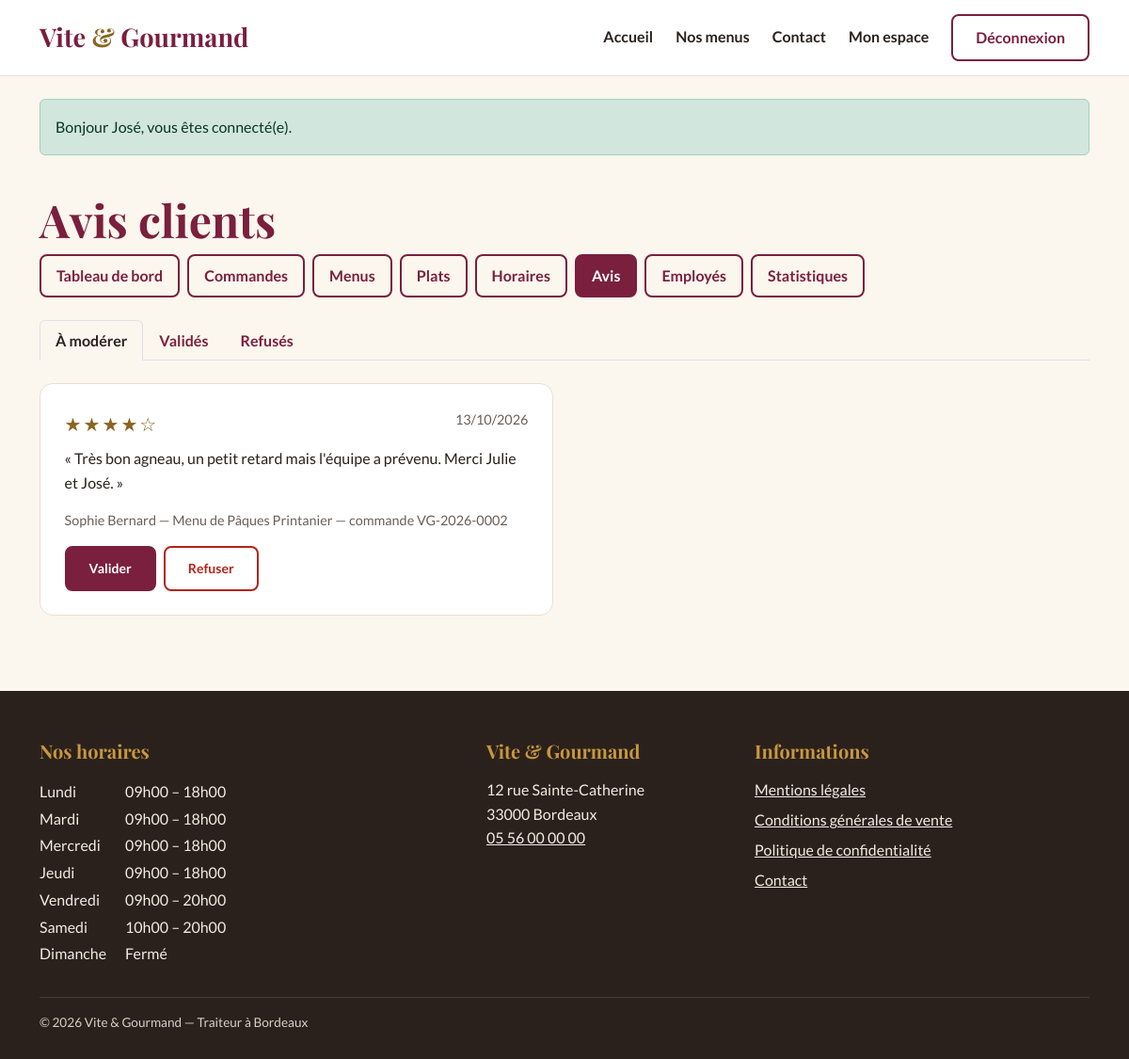
/employe/avis (signed in), run on the app's committed database.
### tables this page shows
CREATE TABLE avis (
    avis_id         INT       NOT NULL AUTO_INCREMENT,
    commande_id     INT       NOT NULL,
    utilisateur_id  INT       NOT NULL,
    note            TINYINT   NOT NULL,
    description     TEXT      NOT NULL,
    statut          ENUM('en_attente','valide','refuse') NOT NULL DEFAULT 'en_attente',
    date_creation   DATETIME  NOT NULL DEFAULT CURRENT_TIMESTAMP,
    PRIMARY KEY (avis_id),
    UNIQUE KEY uk_avis_commande (commande_id),
    CONSTRAINT fk_avis_commande    FOREIGN KEY (commande_id)    REFERENCES commande (commande_id) ON DELETE CASCADE,
    CONSTRAINT fk_avis_utilisateur FOREIGN KEY (utilisateur_id) REFERENCES utilisateur (utilisateur_id),
    CONSTRAINT ck_avis_note CHECK (note BETWEEN 1 AND 5)
);

CREATE TABLE utilisateur (
    utilisateur_id  INT           NOT NULL AUTO_INCREMENT,
    email           VARCHAR(180)  NOT NULL,
    password        VARCHAR(255)  NOT NULL,
    nom             VARCHAR(50)   NOT NULL,
    prenom          VARCHAR(50)   NOT NULL,
    telephone       VARCHAR(20)   NULL,
    ville           VARCHAR(80)   NULL,
    pays            VARCHAR(50)   NULL DEFAULT 'France',
    adresse_postale VARCHAR(255)  NULL,
    role_id         INT           NOT NULL,
    actif           BOOLEAN       NOT NULL DEFAULT TRUE,
    date_creation   DATETIME      NOT NULL DEFAULT CURRENT_TIMESTAMP,
    PRIMARY KEY (utilisateur_id),
    UNIQUE KEY uk_utilisateur_email (email),
    CONSTRAINT fk_utilisateur_role FOREIGN KEY (role_id) REFERENCES role (role_id)
);

CREATE TABLE menu (
    menu_id                  INT            NOT NULL AUTO_INCREMENT,
    titre                    VARCHAR(100)   NOT NULL,
    description              TEXT           NOT NULL,
    nombre_personne_minimum  INT            NOT NULL,
    prix_par_personne        DECIMAL(8,2)   NOT NULL,
    conditions               TEXT           NULL,
    delai_commande_jours     INT            NOT NULL DEFAULT 0,   
    quantite_restante        INT            NOT NULL DEFAULT 0,
    theme_id                 INT            NOT NULL,
    regime_id                INT            NOT NULL,
    PRIMARY KEY (menu_id),
    CONSTRAINT fk_menu_theme  FOREIGN KEY (theme_id)  REFERENCES theme (theme_id),
    CONSTRAINT fk_menu_regime FOREIGN KEY (regime_id) REFERENCES regime (regime_id),
    CONSTRAINT ck_menu_nb_personne CHECK (nombre_personne_minimum >= 1),
    CONSTRAINT ck_menu_prix        CHECK (prix_par_personne >= 0),
    CONSTRAINT ck_menu_stock       CHECK (quantite_restante >= 0),
    CONSTRAINT ck_menu_delai       CHECK (delai_commande_jours >= 0)
);

CREATE TABLE commande (
    commande_id              INT            NOT NULL AUTO_INCREMENT,
    numero_commande          VARCHAR(20)    NOT NULL,
    utilisateur_id           INT            NOT NULL,
    menu_id                  INT            NOT NULL,
    date_commande            DATETIME       NOT NULL DEFAULT CURRENT_TIMESTAMP,
    date_prestation          DATE           NOT NULL,
    heure_livraison          TIME           NOT NULL,
    adresse_prestation       VARCHAR(255)   NOT NULL,
    ville_prestation         VARCHAR(80)    NOT NULL,
    distance_km              DECIMAL(6,2)   NOT NULL DEFAULT 0,
    nombre_personne          INT            NOT NULL,
    prix_menu                DECIMAL(10,2)  NOT NULL,
    remise                   DECIMAL(10,2)  NOT NULL DEFAULT 0,
    prix_livraison           DECIMAL(10,2)  NOT NULL DEFAULT 0,
    prix_total               DECIMAL(10,2)  NOT NULL,
    statut                   ENUM('en_attente','accepte','en_preparation','en_cours_livraison',
                                  'livre','attente_retour_materiel','terminee','annulee')
                             NOT NULL DEFAULT 'en_attente',
    pret_materiel            BOOLEAN        NOT NULL DEFAULT FALSE,
    restitution_materiel     BOOLEAN        NOT NULL DEFAULT FALSE,
    motif_annulation         TEXT           NULL,
    mode_contact_annulation  ENUM('telephone','mail') NULL,
    PRIMARY KEY (commande_id),
    UNIQUE KEY uk_commande_numero (numero_commande),
    KEY idx_commande_statut (statut),
    CONSTRAINT fk_commande_utilisateur FOREIGN KEY (utilisateur_id) REFERENCES utilisateur (utilisateur_id),
    CONSTRAINT fk_commande_menu        FOREIGN KEY (menu_id)        REFERENCES menu (menu_id),
    CONSTRAINT ck_commande_nb_personne CHECK (nombre_personne >= 1)
);

CREATE TABLE horaire (
    horaire_id       INT          NOT NULL AUTO_INCREMENT,
    jour             VARCHAR(10)  NOT NULL,
    ordre            TINYINT      NOT NULL,
    heure_ouverture  TIME         NULL,
    heure_fermeture  TIME         NULL,
    PRIMARY KEY (horaire_id),
    UNIQUE KEY uk_horaire_jour (jour)
);

### src/helpers.php (called while the page is built, shortened)
<?php
function e(mixed $valeur): string
{
    return htmlspecialchars((string) $valeur, ENT_QUOTES | ENT_SUBSTITUTE, 'UTF-8');
}
function render(string $gabarit, array $donnees = [], string $layout = 'layout'): void
{
    extract($donnees, EXTR_SKIP);
    require ROOT . "/templates/pages/$gabarit.php";
    require ROOT . "/templates/$layout.php";
}
function partial(string $nom, array $donnees = []): void
{
    extract($donnees, EXTR_SKIP);
    require ROOT . "/templates/partials/$nom.php";
}

### src/Controllers/GestionController.php (called while the page is built, shortened)
<?php
final class GestionController
{
    public function avis(): void
    {
        $statut = in_array($_GET['statut'] ?? '', ['en_attente', 'valide', 'refuse'], true) ? $_GET['statut'] : 'en_attente';
        render('gestion/avis', [
            'titrePage' => 'Avis clients',
            'avis'      => Avis::lister($statut),
            'statut'    => $statut,
        ]);
    }
}

### public/index.php (called while the page is built, shortened)
<?php
$router = new Router();
$router->get('/', [PageController::class, 'accueil']);
$router->get('/menus', [MenuController::class, 'index']);
$router->get('/menu', [MenuController::class, 'detail']);
$router->get('/api/menus', [MenuController::class, 'api']);
$router->get('/contact', [ContactController::class, 'formulaire']);
$router->post('/contact', [ContactController::class, 'envoyer']);
$router->get('/mentions-legales', [PageController::class, 'mentionsLegales']);
$router->get('/cgv', [PageController::class, 'cgv']);
$router->get('/confidentialite', [PageController::class, 'confidentialite']);
$router->get('/inscription', [AuthController::class, 'inscriptionForm']);
$router->post('/inscription', [AuthController::class, 'inscrire']);
$router->get('/connexion', [AuthController::class, 'connexionForm']);
$router->post('/connexion', [AuthController::class, 'connecter']);
$router->post('/deconnexion', [AuthController::class, 'deconnecter']);
$router->get('/mot-de-passe-oublie', [AuthController::class, 'oubliForm']);
$router->post('/mot-de-passe-oublie', [AuthController::class, 'envoyerLien']);
$router->get('/reinitialiser-mot-de-passe', [AuthController::class, 'reinitialiserForm']);
$router->post('/reinitialiser-mot-de-passe', [AuthController::class, 'reinitialiser']);
$router->get('/commande', [CommandeController::class, 'formulaire']);
$router->post('/commande', [CommandeController::class, 'valider']);
$router->get('/api/devis', [CommandeController::class, 'devis']);
$router->get('/espace', [EspaceController::class, 'utilisateur']);
$router->get('/espace/commande', [EspaceController::class, 'commande']);
$router->get('/espace/commande/modifier', [EspaceController::class, 'modifierForm']);
$router->post('/espace/commande/modifier', [EspaceController::class, 'modifier']);
$router->post('/espace/commande/annuler', [EspaceController::class, 'annuler']);
$router->post('/espace/avis', [EspaceController::class, 'avis']);
$router->get('/espace/profil', [EspaceController::class, 'profilForm']);
$router->post('/espace/profil', [EspaceController::class, 'profil']);
$router->get('/employe', [GestionController::class, 'employe']);
$router->get('/employe/commandes', [GestionCommandeController::class, 'index']);
$router->get('/employe/commande', [GestionCommandeController::class, 'detail']);
$router->post('/employe/commande/statut', [GestionCommandeController::class, 'statut']);
$router->post('/employe/commande/annuler', [GestionCommandeController::class, 'annuler']);
$router->get('/employe/commande/modifier', [GestionCommandeController::class, 'modifierForm']);
$router->post('/employe/commande/modifier', [GestionCommandeController::class, 'modifier']);
$router->get('/employe/menus', [GestionMenuController::class, 'menus']);
$router->get('/employe/menu', [GestionMenuController::class, 'menuForm']);
$router->post('/employe/menu', [GestionMenuController::class, 'menuEnregistrer']);
$router->post('/employe/menu/supprimer', [GestionMenuController::class, 'menuSupprimer']);
$router->post('/employe/menu/image/supprimer', [GestionMenuController::class, 'imageSupprimer']);
$router->get('/employe/plats', [GestionMenuController::class, 'plats']);
$router->get('/employe/plat', [GestionMenuController::class, 'platForm']);
$router->post('/employe/plat', [GestionMenuController::class, 'platEnregistrer']);
$router->post('/employe/plat/supprimer', [GestionMenuController::class, 'platSupprimer']);
$router->get('/employe/horaires', [GestionController::class, 'horairesForm']);
$router->post('/employe/horaires', [GestionController::class, 'horaires']);
$router->get('/employe/avis', [GestionController::class, 'avis']);
$router->post('/employe/avis', [GestionController::class, 'modererAvis']);
$router->get('/admin', [GestionController::class, 'admin']);
$router->get('/admin/employes', [AdminController::class, 'employes']);
$router->post('/admin/employes', [AdminController::class, 'creerEmploye']);
$router->post('/admin/employes/statut', [AdminController::class, 'basculerEmploye']);
$router->get('/admin/statistiques', [AdminController::class, 'statistiques']);
try {
    $router->dispatch($_SERVER['REQUEST_METHOD'], $_SERVER['REQUEST_URI']);
} catch (Throwable $e) {
    error_log((string) $e);
    http_response_code(500);
    if (env('APP_ENV') === 'dev') {
        echo '<pre>' . e((string) $e) . '</pre>';
    } else {
        render('erreur', ['titre' => 'Erreur', 'message' => 'Une erreur inattendue est survenue. Merci de réessayer plus tard.']);
    }
}

### src/Database.php (called while the page is built, shortened)
<?php
final class Database
{
    private static ?PDO $pdo = null;
    public static function get(): PDO
    {
        if (self::$pdo === null) {
            $dsn = sprintf(
                'mysql:host=%s;port=%s;dbname=%s;charset=utf8mb4',
                env('DB_HOST', '127.0.0.1'),
                env('DB_PORT', '3306'),
                env('DB_NAME', 'vite_gourmand')
            );
            $options = [
                PDO::ATTR_ERRMODE            => PDO::ERRMODE_EXCEPTION,
                PDO::ATTR_DEFAULT_FETCH_MODE => PDO::FETCH_ASSOC,
                PDO::ATTR_EMULATE_PREPARES   => false,
            ];
            self::$pdo = new PDO($dsn, env('DB_USER', 'root'), env('DB_PASSWORD', ''), $options);
        }
        return self::$pdo;
    }
}

### src/Models/Avis.php (called while the page is built, shortened)
<?php
final class Avis
{
    public static function lister(?string $statut = null): array
    {
        $sql = 'SELECT a.avis_id, a.note, a.description, a.statut, a.date_creation,
                       u.prenom, u.nom, u.email, c.numero_commande, m.titre AS menu
                FROM avis a
                JOIN utilisateur u ON u.utilisateur_id = a.utilisateur_id
                JOIN commande c ON c.commande_id = a.commande_id
                JOIN menu m ON m.menu_id = c.menu_id';
        $params = [];
        if ($statut !== null) {
            $sql .= ' WHERE a.statut = :statut';
            $params['statut'] = $statut;
        }
        $stmt = Database::get()->prepare($sql . ' ORDER BY a.date_creation DESC');
        $stmt->execute($params);
        return $stmt->fetchAll();
    }
}

### src/Models/Horaire.php (called while the page is built, shortened)
<?php
final class Horaire
{
    public static function tous(): array
    {
        try {
            return Database::get()
                ->query('SELECT horaire_id, jour, heure_ouverture, heure_fermeture FROM horaire ORDER BY ordre')
                ->fetchAll();
        } catch (\Throwable $e) {
            error_log($e->getMessage());
            return [];
        }
    }
    public static function format(?string $heure): string
    {
        return $heure ? str_replace(':', 'h', substr($heure, 0, 5)) : '';
    }
}

### templates/pages/gestion/avis.php (the view, shortened to what this page needs)
<?php $onglets = ['en_attente' => 'À modérer', 'valide' => 'Validés', 'refuse' => 'Refusés']; ?>
<div class="container py-4 pb-5">
    <h1>Avis clients</h1>
    <ul class="nav nav-tabs mb-4">
        <?php foreach ($onglets as $cle => $libelle): ?>
            <li class="nav-item"><a class="nav-link<?= $statut === $cle ? ' active' : '' ?>" href="/employe/avis?statut=<?= e($cle) ?>"<?= $statut === $cle ? ' aria-current="page"' : '' ?>><?= e($libelle) ?></a></li>
        <?php endforeach; ?>
    </ul>
    <div class="row g-4">
        <?php foreach ($avis as $a): ?>
            <div class="col-md-6">
                <article class="carte h-100">
                    <div class="d-flex justify-content-between">
                        <div class="etoiles" role="img" aria-label="Note : <?= (int) $a['note'] ?> sur 5"><?= str_repeat('★', (int) $a['note']) . str_repeat('☆', 5 - (int) $a['note']) ?></div>
                        <small class="text-aide"><?= e(date('d/m/Y', strtotime($a['date_creation']))) ?></small>
                    </div>
                    <p>« <?= e($a['description']) ?> »</p>
                    <p class="text-aide"><?= e($a['prenom'] . ' ' . $a['nom']) ?> — <?= e($a['menu']) ?> — commande <?= e($a['numero_commande']) ?></p>
                        <form method="post" action="/employe/avis" class="d-flex gap-2">
                            <?php if ($a['statut'] !== 'valide'): ?>
                                <button type="submit" name="decision" value="valide" class="btn btn-primaire btn-sm">Valider<span class="visually-hidden"> l'avis de <?= e($a['prenom']) ?></span></button>
                            <?php endif; ?>
                            <?php if ($a['statut'] !== 'refuse'): ?>
                                <button type="submit" name="decision" value="refuse" class="btn btn-danger-vg btn-sm">Refuser<span class="visually-hidden"> l'avis de <?= e($a['prenom']) ?></span></button>
                            <?php endif; ?>
                        </form>
                </article>
            </div>
        <?php endforeach; ?>
    </div>
</div>

### templates/partials/footer.php (shortened to what this page needs)
<?php use App\Models\Horaire; $horaires = Horaire::tous(); ?>
<footer class="pied">
    <div class="container">
        <div class="row g-4">
            <div class="col-md-5">
                <h2 class="titre-pied">Nos horaires</h2>
                <table class="horaires">
                    <tbody>
                    <?php foreach ($horaires as $h): ?>
                        <tr>
                            <th scope="row"><?= e($h['jour']) ?></th>
                            <td>
                                <?= $h['heure_ouverture']
                                    ? e(Horaire::format($h['heure_ouverture'])) . ' – ' . e(Horaire::format($h['heure_fermeture']))
                                    : 'Fermé' ?>
                            </td>
                        </tr>
                    <?php endforeach; ?>
                    </tbody>
                </table>
            </div>
            <div class="col-md-3">
                <h2 class="titre-pied">Vite &amp; Gourmand</h2>
                <address>
                    12 rue Sainte-Catherine<br>
                    33000 Bordeaux<br>
                    <a href="tel:+33556000000">05 56 00 00 00</a>
                </address>
            </div>
            <div class="col-md-4">
                <h2 class="titre-pied">Informations</h2>
                <ul class="liens-pied">
                    <li><a href="/mentions-legales">Mentions légales</a></li>
                    <li><a href="/cgv">Conditions générales de vente</a></li>
                    <li><a href="/confidentialite">Politique de confidentialité</a></li>
                    <li><a href="/contact">Contact</a></li>
                </ul>
            </div>
        </div>
        <p class="copyright">© <?= date('Y') ?> Vite &amp; Gourmand — Traiteur à Bordeaux</p>
    </div>
</footer>

### data on the page
avis: note "★★★★", note "☆", date_creation "13/10/2026", description "Très bon agneau, un petit retard mais l'équipe a prévenu. Merci Julie et José.", utilisateur.nom "Sophie Bernard", menu.titre "Menu de Pâques Printanier", commande.numero_commande "VG-2026-0002"
horaire: jour "Lundi", heure_ouverture "09h00", heure_fermeture "18h00"
horaire: jour "Mardi", heure_ouverture "09h00", heure_fermeture "18h00"
horaire: jour "Mercredi", heure_ouverture "09h00", heure_fermeture "18h00"
horaire: jour "Jeudi", heure_ouverture "09h00", heure_fermeture "18h00"
horaire: jour "Vendredi", heure_ouverture "09h00", heure_fermeture "20h00"
horaire: jour "Samedi", heure_ouverture "10h00", heure_fermeture "20h00"
horaire: jour "Dimanche", shows "Fermé"

### other printed values
$m['message'] "Bonjour José, vous êtes connecté(e)."
$libelle "Tableau de bord"
$libelle "Commandes"
$libelle "Menus"
$libelle "Plats"
$libelle "Horaires"
$libelle "Avis"
$libelle "Employés"
$libelle "Statistiques"
$libelle "À modérer"
$libelle "Validés"
$libelle "Refusés"
